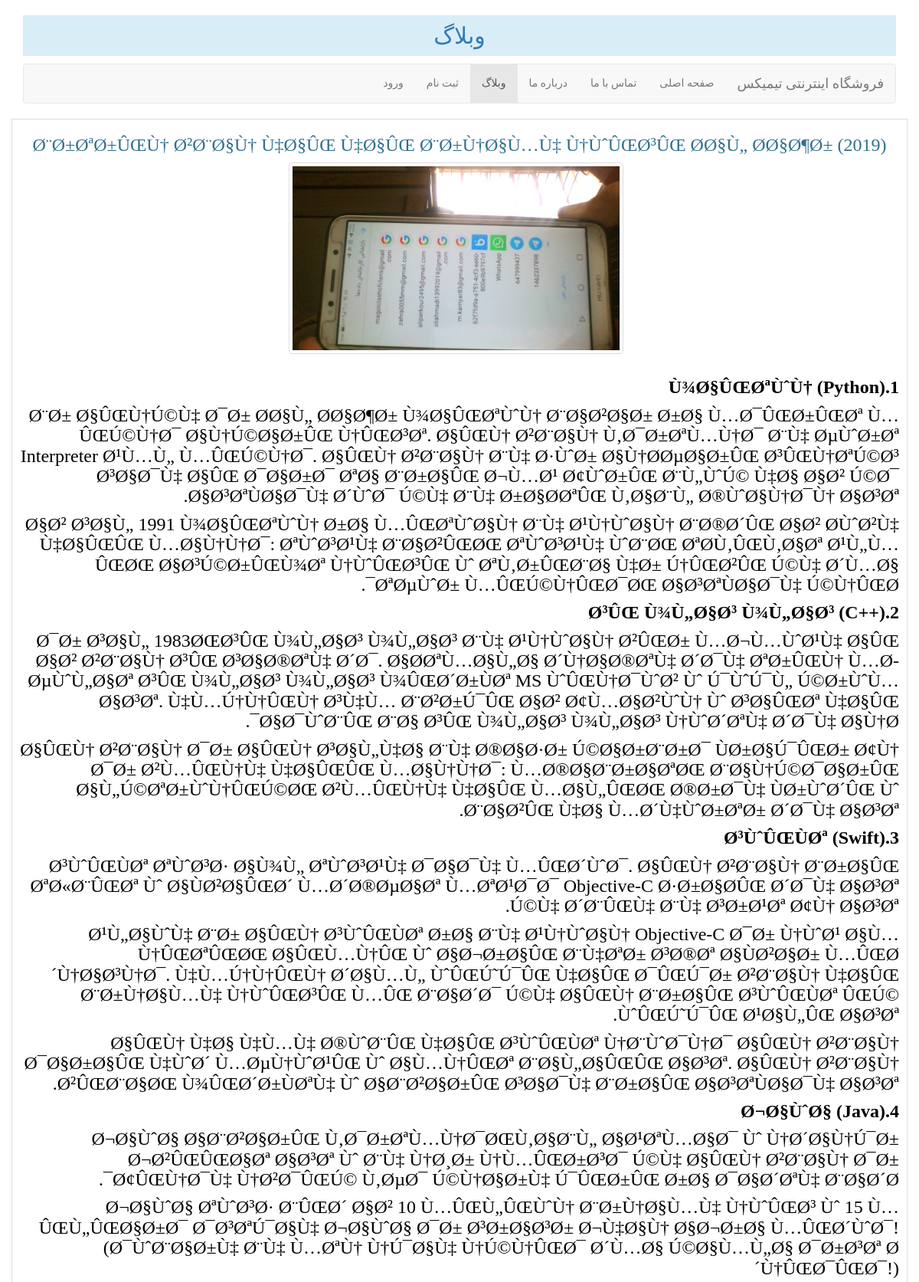
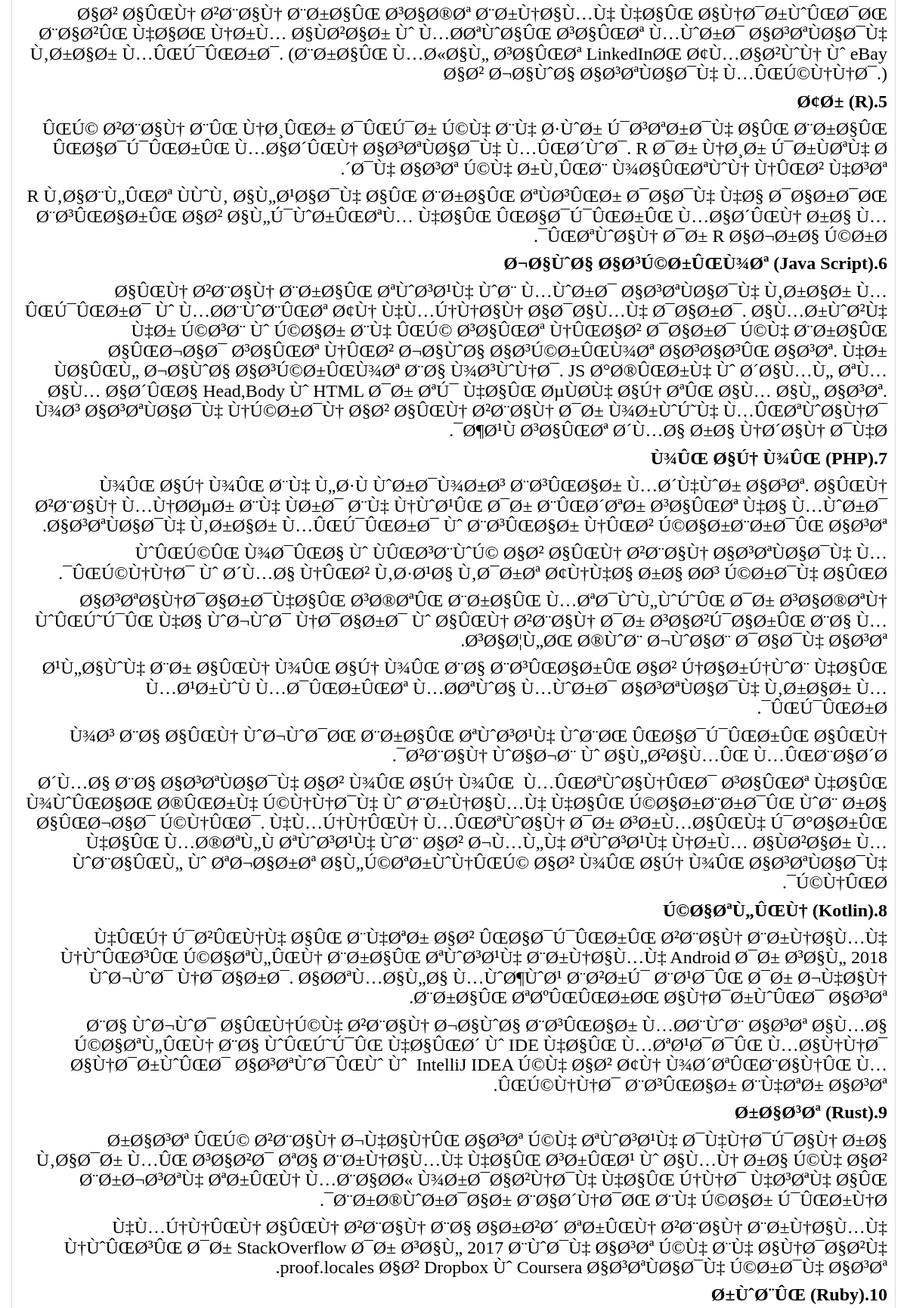
Screenshot of /Blog.php (upper part) with the database file from the repository (2 pictures, top to bottom).
### tables this page shows
CREATE TABLE IF NOT EXISTS `blog` (
  `id` int(11) NOT NULL AUTO_INCREMENT,
  `title` varchar(255) NOT NULL,
  `image` text NOT NULL,
  `description` text NOT NULL,
  `ctime` timestamp NOT NULL,
  `status` varchar(255) NOT NULL DEFAULT '0',
  PRIMARY KEY (`id`)
);

### Blog.php (the view, shortened to what this page needs)
<!DOCTYPE html>
<html dir="rtl">
<head>
    <link rel="stylesheet" href="bootstrap/css/bootstrap.rtl.css"/>
</head>
<body>
    <div class="container">
        <h2 style="padding: 10px 10px;" class="text-primary text-center bg-info">وبلاگ</h2>
        <nav class="navbar navbar-default">
            <div class="container-fluid">
                <div class="navbar-header">
                    <a class="navbar-brand" href="index.php">فروشگاه اینترنتی تیمیکس</a>
                </div>
                <ul class="nav navbar-nav">
                    <li><a href="index.php">صفحه اصلی</a></li>
                    <li><a href="ContactUs.php">تماس با ما</a></li>
                    <li><a href="AboutUs.php">درباره ما</a></li>
                    <li class="active"><a href="Blog.php">وبلاگ</a></li>
                    <li><a href="SignUp.php">ثبت نام</a></li>
                    <li><a href="LogIn.php">ورود</a></li>
                </ul>
            </div>
        </nav>
        <?php
        $conn = mysqli_connect("localhost","root","","shop");
        $sql = "SELECT * FROM blog WHERE status = '1'";
        $query = mysqli_query($conn,$sql);
        while ($row = mysqli_fetch_array($query)):
        ?>
        <div class="row">
        <div class="table-bordered">
            <h3 class="text-center text-info"><?php echo $row['title'];?></h3>
            <img id="img-post" class="img-responsive img-thumbnail" style="margin-right: 370px;height: 250px;" src="admin/images/<?php echo $row['image'];?>"/>
            <h3 style="padding: 10px;color:black !important;" class="text-left text-primary"><?php echo $row['description'];?></h3>
        </div>
        </div>
        <?php endwhile; ?>
    </div>
</body>
</html>

### Blog.php (style rules this page uses)
* { font-family: yekan; }

### rows the page displays
blog: title "Ø¨Ø±ØªØ±ÛŒÙ† Ø²Ø¨Ø§Ù† Ù‡Ø§ÛŒ Ù‡Ø§ÛŒ Ø¨Ø±Ù†Ø§Ù…Ù‡ Ù†ÙˆÛŒØ³ÛŒ Ø­Ø§Ù„ Ø­Ø§Ø¶Ø± (2019)", image (picture), description "1.Ù¾Ø§ÛŒØªÙˆÙ† (Python) Ø¨Ø± Ø§ÛŒÙ†Ú©Ù‡ Ø¯Ø± Ø­Ø§Ù„ Ø­Ø§Ø¶Ø± Ù¾Ø§ÛŒØªÙˆÙ† Ø¨Ø§Ø²Ø§Ø± Ø±Ø§ Ù…Ø¯ÛŒØ±ÛŒØª Ù…ÛŒÚ©Ù†Ø¯ Ø§Ù†Ú©Ø§Ø±ÛŒ Ù†ÛŒØ³Øª. Ø§ÛŒÙ† Ø²Ø¨Ø§Ù† Ù‚Ø¯Ø±ØªÙ…Ù†Ø¯ Ø¨Ù‡ ØµÙˆØ±Øª Interpreter Ø¹Ù…Ù„ Ù…ÛŒÚ©Ù†Ø¯. Ø§ÛŒÙ† Ø²Ø¨Ø§Ù† Ø¨Ù‡ Ø·ÙˆØ± Ø§Ù†Ø­ØµØ§Ø±ÛŒ Ø³ÛŒÙ†ØªÚ©Ø³ Ø³Ø§Ø¯Ù‡ Ø§ÛŒ Ø¯Ø§Ø±Ø¯ ØªØ§ Ø¨Ø±Ø§ÛŒ Ø¬Ù…Ø¹ Ø¢ÙˆØ±ÛŒ Ø¨Ù„ÙˆÚ© Ù‡Ø§ Ø§Ø² Ú©Ø¯ Ø§Ø³ØªÙØ§Ø¯Ù‡ Ø´ÙˆØ¯ Ú©Ù‡ Ø¨Ù‡ Ø±Ø§Ø­ØªÛŒ Ù‚Ø§Ø¨Ù„ Ø®ÙˆØ§Ù†Ø¯Ù† Ø§Ø³Øª. Ø§Ø² Ø³Ø§Ù„ 1991 Ù¾Ø§ÛŒØªÙˆÙ† Ø±Ø§ Ù…ÛŒØªÙˆØ§Ù† Ø¨Ù‡ Ø¹Ù†ÙˆØ§Ù† Ø¨Ø®Ø´ÛŒ Ø§Ø² Ø­ÙˆØ²Ù‡ Ù‡Ø§ÛŒÛŒ Ù…Ø§Ù†Ù†Ø¯: ØªÙˆØ³Ø¹Ù‡ Ø¨Ø§Ø²ÛŒØŒ ØªÙˆØ³Ø¹Ù‡ ÙˆØ¨ØŒ ØªØ­Ù‚ÛŒÙ‚Ø§Øª Ø¹Ù„Ù…ÛŒØŒ Ø§Ø³Ú©Ø±ÛŒÙ¾Øª Ù†ÙˆÛŒØ³ÛŒ Ùˆ ØªÙ‚Ø±ÛŒØ¨Ø§ Ù‡Ø± Ú†ÛŒØ²ÛŒ Ú©Ù‡ Ø´Ù…Ø§ ØªØµÙˆØ± Ù…ÛŒÚ©Ù†ÛŒØ¯ØŒ Ø§Ø³ØªÙØ§Ø¯Ù‡…"
